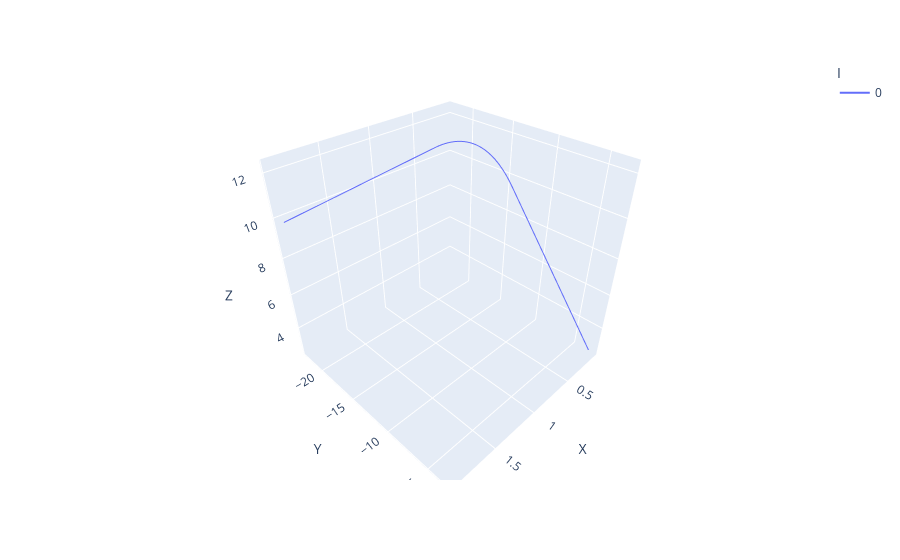

Here is the notebook cell this chart was saved with:
### Code cell
fig = px.line_3d(trajectory_train, x="X", y="Y", z="Z", color='I')
fig.show()

### Figure 1 — Plotly figure (JSON) as saved in the notebook; plotly's stock layout.template omitted (floating-point values rounded to 4 significant figures; data arrays with more than 128 entries replaced by an {"elided": "..."} marker saying what was removed)
{"data": [{"hovertemplate": "I=0<br>X=%{x}<br>Y=%{y}<br>Z=%{z}<extra></extra>", "legendgroup": "0", "line": {"color": "#636efa", "dash": "solid"}, "marker": {"symbol": "circle"}, "mode": "lines", "name": "0", "scene": "scene", "showlegend": true, "type": "scatter3d", "x": {"elided": "8001 float values"}, "y": {"elided": "8001 float values"}, "z": {"elided": "8001 float values"}}], "layout": {"legend": {"title": {"text": "I"}, "tracegroupgap": 0}, "margin": {"t": 60}, "scene": {"domain": {"x": [0, 1], "y": [0, 1]}, "xaxis": {"title": {"text": "X"}}, "yaxis": {"title": {"text": "Y"}}, "zaxis": {"title": {"text": "Z"}}}}}
